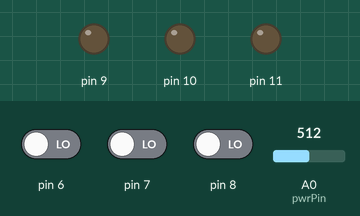
Bench run of a sketch on a simulated Arduino Uno, built with avr-gcc and run on an emulated ATmega328P. Parts: output pins drawn as LEDs (lit = HIGH). The test bench sets the inputs (shaded band); at power-on: pin 6 LOW, A0 (pwrPin) = 512, pin 7 LOW, pin 8 LOW.

Above: at 4.8 s.
4.9 s: pin 6 driven HIGH
At 6.3 s:
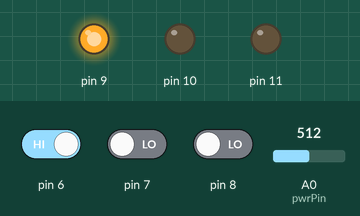
7.5 s: A0 (pwrPin) set to 300
9.2 s: A0 (pwrPin) set to 270
At 10.5 s:
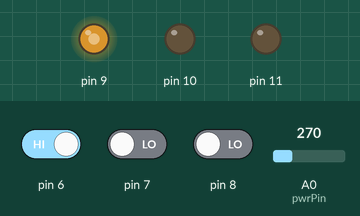
11.5 s: pin 7 driven HIGH
At 13.2 s:
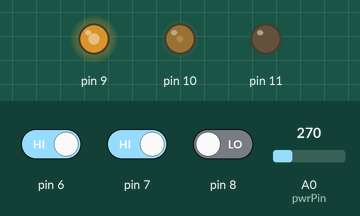
13.5 s: pin 8 driven HIGH
At 14.8 s:
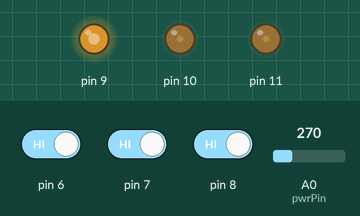
15.5 s: pin 6 driven LOW
At 16.4 s:
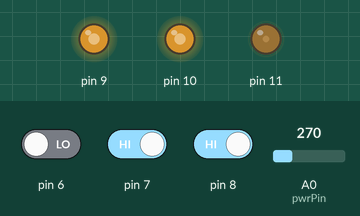
Timing chart, 0 to 18.5 s (numbered marks = the images above; inputs shaded):
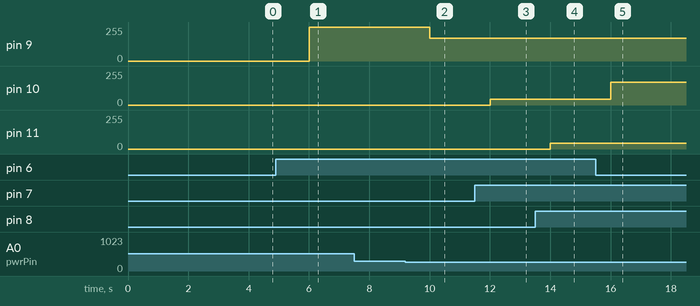

Measured:
- the behaviour switches between 285 and 284 on A0 (pwrPin) (found by bisection; images 1 and 2)
- after the input at 4.9 s, pin 9: 0/255 → 255/255 after 1.1 s
- after the input at 7.5 s, every drawn part: stays the same
- after the input at 9.2 s, pin 9: 255/255 → 169/255 after 0.80 s
- after the input at 11.5 s, pin 10: 0/255 → 42/255 after 0.50 s
- after the input at 13.5 s, pin 11: 0/255 → 42/255 after 0.50 s
- after the input at 15.5 s, pin 10: 42/255 → 169/255 after 0.50 s

The sketch:

prioritizer.ino
```cpp
int pwrPin = A0;     // analog input pin 0  for the power available setting ( voltg division)
int pwrAvl = 0;      // Power Available = stores the value from pwrPin

typedef struct
 {
     int ui ;          // DIGITAL INPUT: user input for appliance ( on/off)
     int pr;           // priority  lower number = highest priority ie 1 = highest, 2 = med , 3 = low
     int lb;           // lightbulb ( pwm Pin used to drive lightbulb )
     int thresh;       // min voltg threshold
     int pwm;

 }  applc_str;

   applc_str aplcSrt[3]; // applianceSort  this is an array of appliances sorted by priority


void setup()

{
  aplcSrt[0].ui = 6;         // DIGITAL INPUTS: user input for appliance # 1  ( on/off)
  aplcSrt[1].ui = 7;
  aplcSrt[2].ui = 8;

  aplcSrt[0].pr = 1;        // set the priority of each appliance
  aplcSrt[1].pr = 2;        // highest(1) priority, ui2 has med(2) priority , ui3 has lowest(3) priority
  aplcSrt[2].pr = 3;

  aplcSrt[0].lb = 9;              // pwm are pins 9,10,11
  aplcSrt[1].lb = 10;             // lb lightbulb
  aplcSrt[2].lb = 11;

  aplcSrt[0].thresh = 0.43;   // threshold voltages range from 0 to 5 volts
  aplcSrt[1].thresh = 0.43;
  aplcSrt[2].thresh = 0.43;
  //sort the struct array here!


/* set appliance output (lightbulb)  to PWM voltg*/
  pinMode(9, OUTPUT);
  pinMode(10, OUTPUT);
  pinMode(11, OUTPUT);

  pinMode(6, INPUT);
  pinMode(7, INPUT);
  pinMode(8, INPUT);

}


void loop()

{
  delay(2000);
  pwrAvl = analogRead(A0);
  pwrAvl = map(pwrAvl, 0, 1023, 0, 18);
  Serial.print(pwrAvl);
  Serial.print("");
  // map pwrAvl to val btwn 0 - 18  ( each applc is allowed 5 volts max)

  // everyone at bare min gets their thresholds met
  for (int i=0; i<3;i++){
     if ( digitalRead(aplcSrt[i].ui) == HIGH ){
         aplcSrt[i].pwm = map (aplcSrt[i].thresh, 0, 5, 0, 255 ); // super dim
         aplcSrt[i].pwm = 42;
         pwrAvl = pwrAvl - aplcSrt[i].thresh;
     }
  }


 // let 5 = max voltage of every appliance
 for ( int i=0; i<3; i++){
   if ( digitalRead(aplcSrt[i].ui) == HIGH )
   {
       if ((pwrAvl - (5 - aplcSrt[i].thresh)) >= 0 )
       {
         aplcSrt[i].pwm = 255; //high bright
         pwrAvl = pwrAvl - (5 - aplcSrt[i].thresh);
       }

       else if ( pwrAvl >0 )
       {
         aplcSrt[i].pwm = aplcSrt[i].pwm  + map (pwrAvl, 0, 5, 0, 255 ); /// medium  brught
         aplcSrt[i].pwm = 169;
         i=3; // break out of loop
       }
   }
 }

for (int i=0; i<3;i++)
   analogWrite(aplcSrt[i].lb, aplcSrt[i].pwm);


}
```
